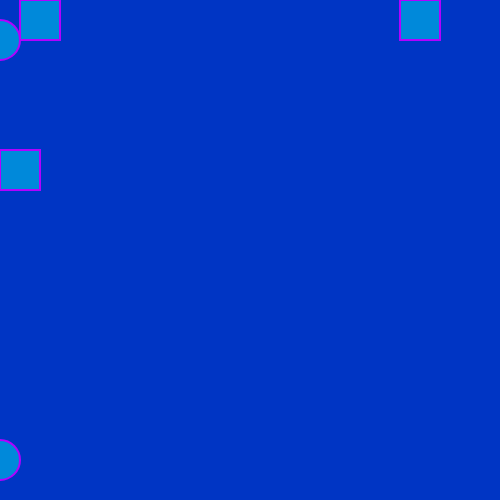
Frame 1 (no input)
Frame 60 (no input): identical to frame 1, image omitted
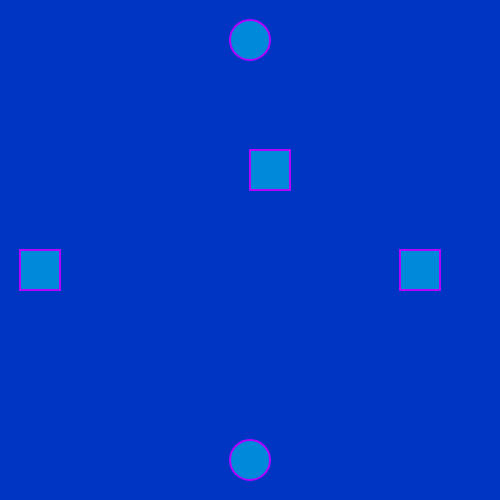
Frame 120 (the mouse pressed at the canvas centre since frame 60)

The p5.js sketch that drew these frames (run headless with seeded random() and noise() and a simulated clock; from frame 60 on, the mouse is pressed at the canvas centre):

// p5.js sketch
// ── sketch.js
function setup() {
 createCanvas (500,500);
}

function draw() {
  background("#0035C4");
  fill("#0089DA");
  stroke("#B200FF");
  strokeWeight(2);
  ellipse(mouseX,40,40,40);
  rect(20,mouseY,40,40);
  ellipse(mouseX,460,40,40);
  rect(400,mouseY,40,40);
  rect(mouseX,150,40,40);
}
